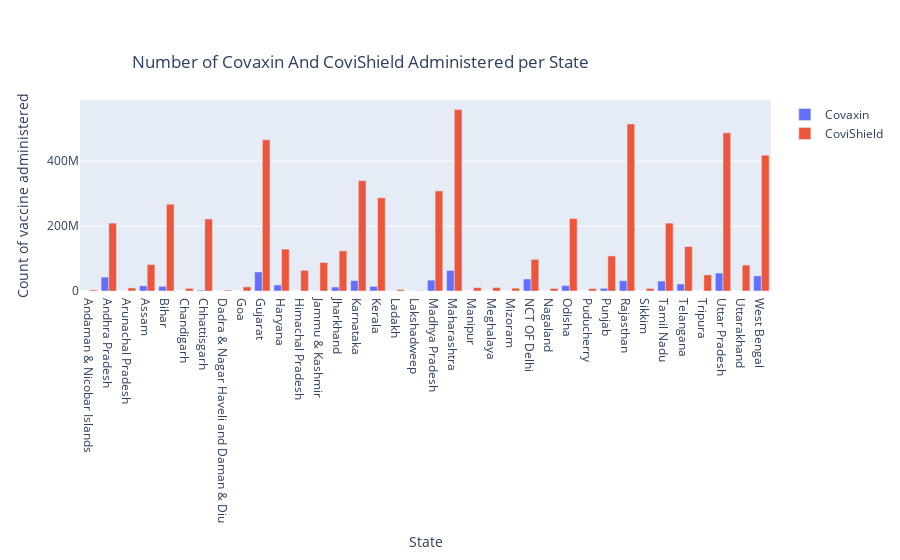
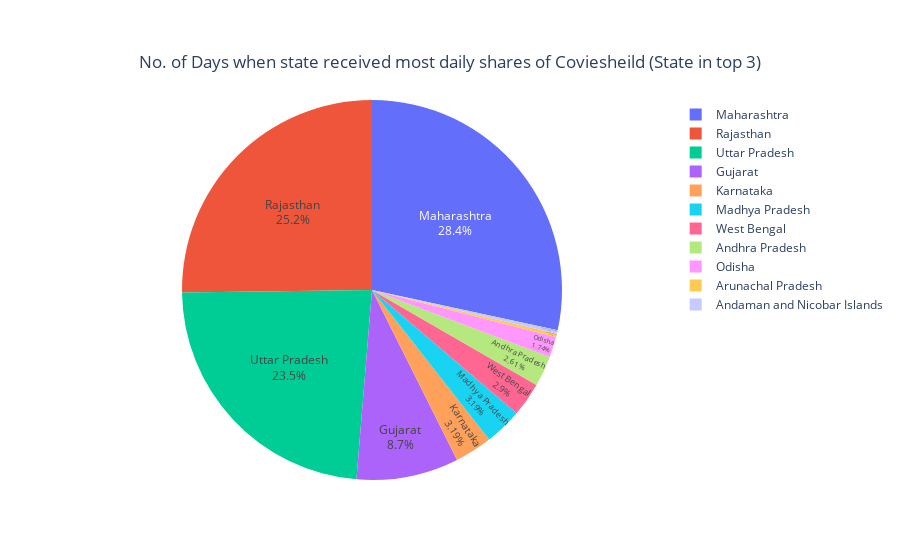
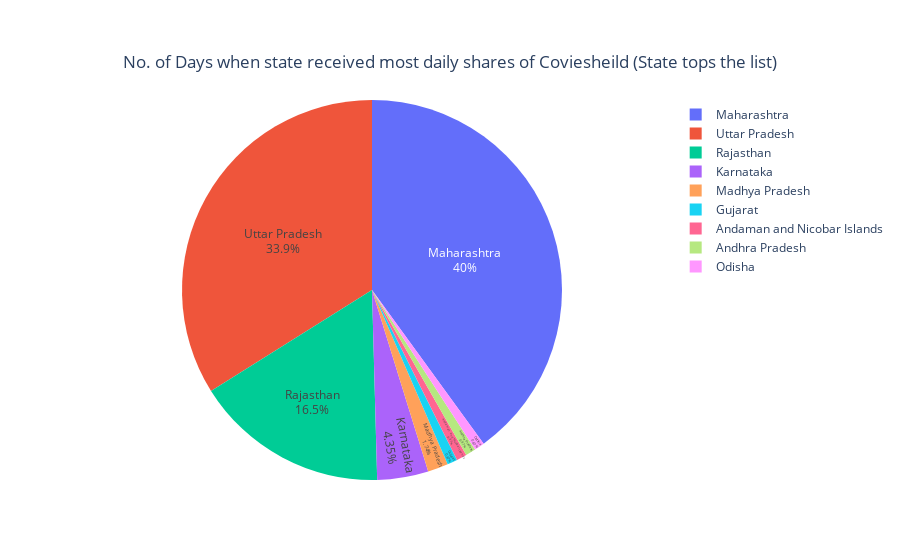
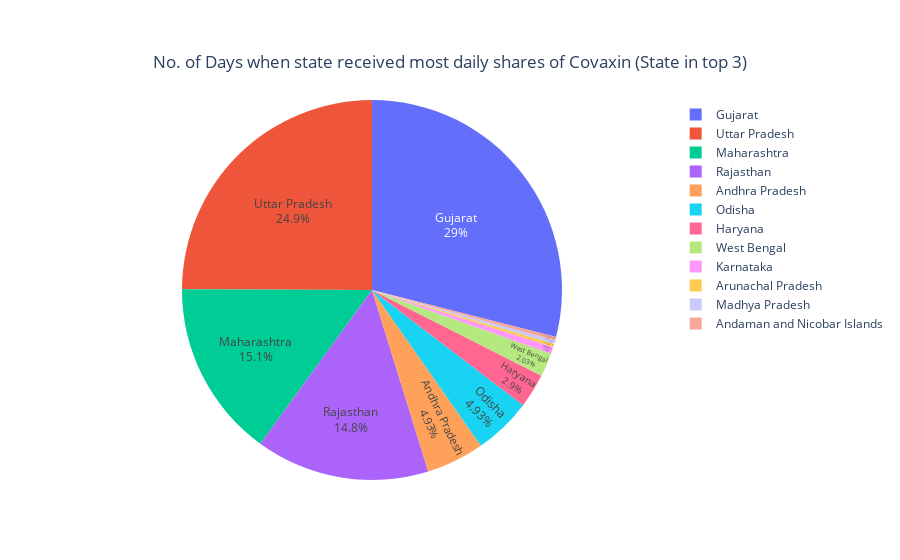

The notebook cell saved with these charts, in order:
### Code cell
#Grouping all the data for Hypothesis 3
    groupedVaccineTypeData = getVaccineTypeCount(stateVaccinations)

    #Performing analysis for Hypothesis 3
    hypothesis3(groupedVaccineTypeData)

### Figure 1 — Plotly figure (JSON) as saved in the notebook; plotly's stock layout.template omitted (floating-point values rounded to 4 significant figures)
{"data": [{"name": "Covaxin", "type": "bar", "x": ["Andaman & Nicobar Islands", "Andhra Pradesh", "Arunachal Pradesh", "Assam", "Bihar", "Chandigarh", "Chhattisgarh", "Dadra & Nagar Haveli and Daman & Diu", "Goa", "Gujarat", "Haryana", "Himachal Pradesh", "Jammu & Kashmir", "Jharkhand", "Karnataka", "Kerala", "Ladakh", "Lakshadweep", "Madhya Pradesh", "Maharashtra", "Manipur", "Meghalaya", "Mizoram", "NCT OF Delhi", "Nagaland", "Odisha", "Puducherry", "Punjab", "Rajasthan", "Sikkim", "Tamil Nadu", "Telangana", "Tripura", "Uttar Pradesh", "Uttarakhand", "West Bengal"], "y": [0, 42657573, 2901, 16025142, 14439353, 1339, 2727078, 0, 5325, 58539563, 18573801, 1942, 174164, 12261001, 31964073, 14281223, 1233, 138, 33442892, 63371450, 1256, 3429, 228, 37017276, 6344, 16597642, 3522, 8263940, 31711807, 4729, 30641272, 21363576, 1816, 55526631, 85500, 46413230]}, {"name": "CoviShield", "type": "bar", "x": ["Andaman & Nicobar Islands", "Andhra Pradesh", "Arunachal Pradesh", "Assam", "Bihar", "Chandigarh", "Chhattisgarh", "Dadra & Nagar Haveli and Daman & Diu", "Goa", "Gujarat", "Haryana", "Himachal Pradesh", "Jammu & Kashmir", "Jharkhand", "Karnataka", "Kerala", "Ladakh", "Lakshadweep", "Madhya Pradesh", "Maharashtra", "Manipur", "Meghalaya", "Mizoram", "NCT OF Delhi", "Nagaland", "Odisha", "Puducherry", "Punjab", "Rajasthan", "Sikkim", "Tamil Nadu", "Telangana", "Tripura", "Uttar Pradesh", "Uttarakhand", "West Bengal"], "y": [3417606, 209026096, 9539172, 81688227, 267285283, 8014252, 221806694, 2832219, 12739783, 465604045, 128952584, 63600079, 87798976, 123599697, 339889438, 286739828, 4576310, 861251, 308248210, 558695359, 10615745, 10924755, 8811126, 97205560, 7901698, 223126031, 7346602, 107951992, 514314531, 7960221, 209134938, 137005928, 49575249, 487026558, 79801550, 418350633]}], "layout": {"title": {"text": "Number of Covaxin And CoviShield Administered per State", "x": 0.4, "xanchor": "center", "y": 0.9, "yanchor": "top"}, "xaxis": {"title": {"text": "State"}}, "yaxis": {"title": {"text": "Count of vaccine administered"}}}}

### Figure 2 — Plotly figure (JSON) as saved in the notebook; plotly's stock layout.template omitted (floating-point values rounded to 4 significant figures)
{"data": [{"labels": ["Maharashtra", "Rajasthan", "Uttar Pradesh", "Gujarat", "Karnataka", "Madhya Pradesh", "West Bengal", "Andhra Pradesh", "Odisha", "Arunachal Pradesh", "Andaman and Nicobar Islands"], "textinfo": "percent+label", "textposition": "inside", "type": "pie", "values": [98, 87, 81, 30, 11, 11, 10, 9, 6, 1, 1]}], "layout": {"title": {"text": "No. of Days when state received most daily shares of Coviesheild (State in top 3)", "x": 0.5, "xanchor": "center", "y": 0.9, "yanchor": "top"}}}

### Figure 3 — Plotly figure (JSON) as saved in the notebook; plotly's stock layout.template omitted (floating-point values rounded to 4 significant figures)
{"data": [{"labels": ["Maharashtra", "Uttar Pradesh", "Rajasthan", "Karnataka", "Madhya Pradesh", "Gujarat", "Andaman and Nicobar Islands", "Andhra Pradesh", "Odisha"], "textinfo": "percent+label", "textposition": "inside", "type": "pie", "values": [46, 39, 19, 5, 2, 1, 1, 1, 1]}], "layout": {"title": {"text": "No. of Days when state received most daily shares of Coviesheild (State tops the list)", "x": 0.5, "xanchor": "center", "y": 0.9, "yanchor": "top"}}}

### Figure 4 — Plotly figure (JSON) as saved in the notebook; plotly's stock layout.template omitted (floating-point values rounded to 4 significant figures)
{"data": [{"labels": ["Gujarat", "Uttar Pradesh", "Maharashtra", "Rajasthan", "Andhra Pradesh", "Odisha", "Haryana", "West Bengal", "Karnataka", "Arunachal Pradesh", "Madhya Pradesh", "Andaman and Nicobar Islands"], "textinfo": "percent+label", "textposition": "inside", "type": "pie", "values": [100, 86, 52, 51, 17, 17, 10, 7, 2, 1, 1, 1]}], "layout": {"title": {"text": "No. of Days when state received most daily shares of Covaxin (State in top 3)", "x": 0.5, "xanchor": "center", "y": 0.9, "yanchor": "top"}}}
